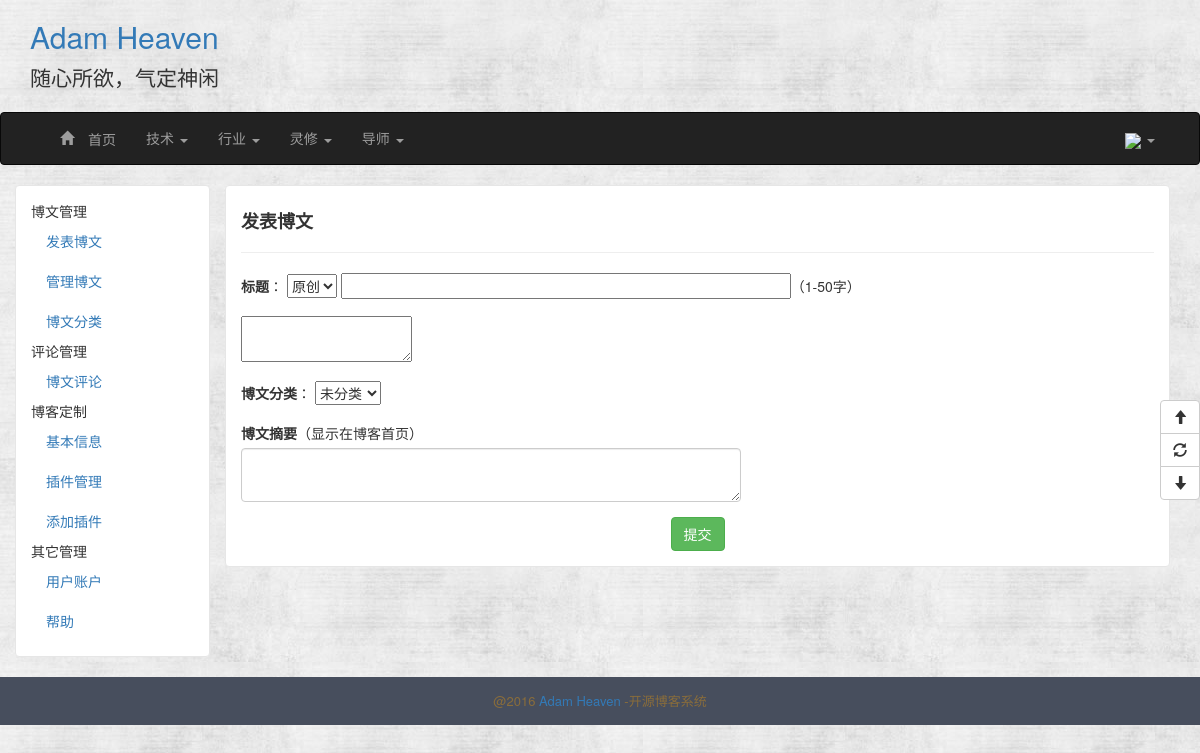
The app's page /blog/manage/submit-articles (signed in) with its own data.
### blog/models.py (models this page shows, shortened)
class BlogInfo(db.Model):
    __tablename__ = 'blog_info'
    id = db.Column(db.Integer, primary_key=True)
    title = db.Column(db.String(64))
    signature = db.Column(db.Text)
    navbar = db.Column(db.String(64))

class Menu(db.Model):
    __tablename__ = 'menus'
    id = db.Column(db.Integer, primary_key=True)
    name = db.Column(db.String(64), unique=True)
    types = db.relationship('ArticleType', backref='menu', lazy='dynamic')
    order = db.Column(db.Integer, default=0, nullable=False)

### blog/manage/views.py (the view, shortened to what this page needs)
@manage_blog_bp.route('/submit-articles', methods=['GET', 'POST'])
@login_required
def submit_articles():
    form = SubmitArticlesForm()
    sources = [(s.id, s.name) for s in Source.query.all()]
    form.source.choices = sources
    types = [(t.id, t.name) for t in ArticleType.query.all()]
    form.types.choices = types
    if form.errors:
        flash(u'发表博文失败', 'danger')
    return render_template('manage/submit_articles.html', form=form, endpoint='.submit_articles')

### blog/manage/forms.py
class SubmitArticlesForm(CommonForm):
    title = StringField(u'标题', validators=[DataRequired(), Length(1, 64)])
    content = TextAreaField(u'博文内容', validators=[DataRequired()])
    summary = TextAreaField(u'博文摘要', validators=[DataRequired()])

### blog/models.py (called while the page is built)
    @property
    def is_hide(self):
        if self.setting:
            return self.setting.hide
        else:
            return False

### um/models.py (called while the page is built)
    def gravatar(self, size=40, default='identicon', rating='g'):
        url = 'http://gravatar.duoshuo.com/avatar'
        hash = self.avatar_hash or hashlib.md5(
            self.email.encode('utf-8')).hexdigest()
        return '{url}/{hash}?s={size}&d={default}&r={rating}'.format(
            url=url, hash=hash, size=size, default=default, rating=rating)

### blog/templates/manage/submit_articles.html (shortened to what this page needs)
{% extends 'manage/manage_base.html' %}
{% block stylesheet %}
    {{ super() }}
    <link rel="stylesheet" type="text/css"
          href="{{ url_for('blog.static', filename='tinymce/js/tinymce/plugins/codesample/css/prism.css') }}">
{% endblock %}
{% block admin_content %}
<div class="entry-box submit-article">
    <h4><strong>发表博文</strong></h4>
    <hr/>
    <form class="submit-article" method="post" action="">
        <div class="form-group">
            {{ form.title.label(class='control-label') }}：
            {{ form.source(class='', required='') }}
            {{ form.title(class='submit-article-title', required='') }}（1-50字）
        </div>
        <div class="form-group">
            {{ form.content() }}
        </div>
        <div class="form-group">
            {{ form.types.label(class='control-label') }}：
            {{ form.types() }}
        </div>
        <div class="form-group">
            {{ form.summary.label(class='control-label') }}（显示在博客首页）<br>
            {{ form.summary(class='submit-article-summary form-control', required='') }}
        </div>
        <div class="submit-article-button">
            <button type="submit" class="btn btn-success">提交</button>
        </div>
    </form>
</div>
{% endblock %}

### blog/templates/base.html (shortened to what this page needs)
<!DOCTYPE html>
<html lang="en">
<head>
    {% block stylesheet %}
        <link href="{{ url_for('blog.static', filename='css/bootstrap.css') }}" rel="stylesheet">
        <link href="{{ url_for('blog.static', filename='css/common.css') }}" rel="stylesheet">
    {% endblock %}
</head>
<body>
<header>
    <div class='header-top'>
        <div class="container">
            <h2  class="blog-title"><a href="{{ url_for('blog.index') }}">{{ BlogInfo.query.first().title }}</a></h2>
            <p class="lead signature">
                {{ BlogInfo.query.first().signature }}
            </p>
        </div>
    </div>
    <nav class="navbar navbar-{{ BlogInfo.query.first().navbar }}" role="navigation">
        <div class="container">
            <div class="collapse navbar-collapse">
                <ul class="nav navbar-nav">
                    <li class=""><a href="{{ url_for('blog.index') }}"><span class="glyphicon glyphicon-home"> 首页</span></a></li>
                    {% for menu in Menu.query.order_by(Menu.order.asc()).all() %}
                        {% if menu.types.count() %}
                            <li class="dropdown">
                                <a href="#" class="dropdown-toggle" data-toggle="dropdown">{{ menu.name }} <b
                                        class="caret"></b></a>
                            </li>
                        {% endif %}
                    {% endfor %}
                </ul>
                <ul class="nav navbar-nav navbar-right">
                    {% if current_user.is_authenticated %}
                        <li class="dropdown">
                            <a href="#" class="dropdown-toggle" data-toggle="dropdown">
                                <img src="{{ current_user.gravatar(size=18) }}">
                                {{ current_user.username }} <b class="caret"></b>
                            </a>
                        </li>
                    {% endif %}
                </ul>
            </div>
        </div>
    </nav>
</header>
{% block Content %}{% endblock %}
<div class="footer">
    <p class="footer-content">
        @2016
        <a href="#">Adam Heaven</a>
        -开源博客系统
    </p>
</div>
<div class="btn-group-vertical floatButton">
    <button id="goTop" class="btn btn-default" title="去顶部" type="button">
        <span class="glyphicon glyphicon-arrow-up"></span>
    </button>
    <button id="refresh" class="btn btn-default" title="刷新" type="button">
        <span class="glyphicon glyphicon-refresh"></span>
    </button>
    <button id="goBottom" class="btn btn-default" title="去底部" type="button">
        <span class="glyphicon glyphicon-arrow-down"></span>
    </button>
</div>
</body>
</html>

### blog/static/css/common.css (style rules this page uses)
body { background: url('../images/background.jpg'); }
.blog-title a:link { text-decoration: none; }
.signature { padding-left: 0px; }
.entry-box { background: #fff; padding: 15px; margin-bottom: 20px; border: 1px solid #e6e6e6; border-radius: 4px; }
.footer { background: #474E5D; padding: 15px 0 5px; font-size: 13px; }
.footer-content { text-align: center; color: #8a6d3b; }
.footer-content a { text-decoration: none; }
.floatButton { position: fixed; top: 50%; right: 0; z-index: 9999999; }
.submit-article-title { width: 450px; }
.submit-article-summary { width: 500px; }
.submit-article-button { text-align: center; }

### records on screen
BlogInfo: query.first "Adam Heaven", query.first "随心所欲，气定神闲"
Menu: name "技术"
Menu: name "行业"
Menu: name "灵修"
Menu: name "导师"
